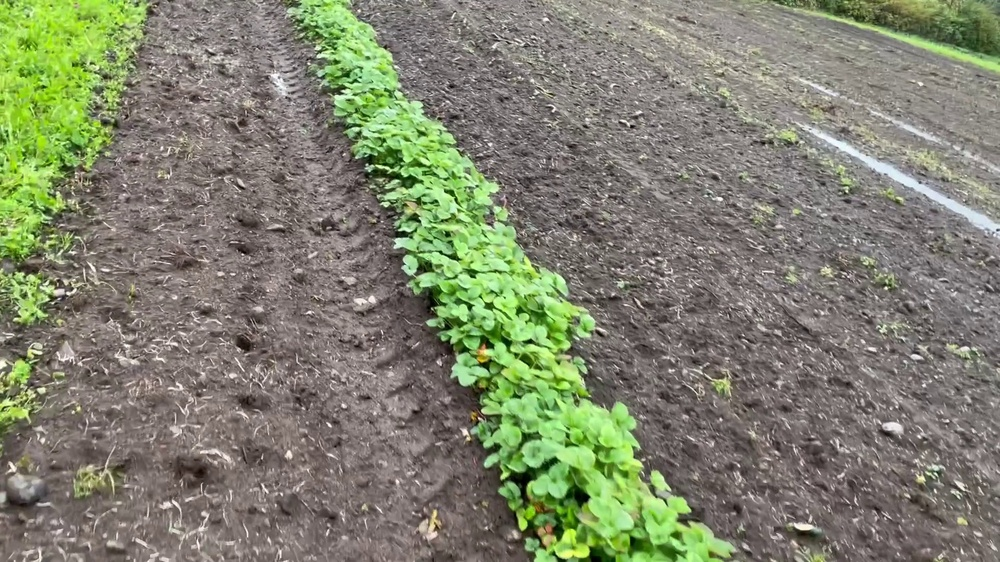
#> input picture algorithms/test_images/farm2.jpg, 1000 x 562 px, shrunk from 1920 x 1080 before the run
$ python -i edge_algorithm.py   (imports and definitions only)   (older library calls are emulated)
#> lines starting #> are read from the running program, lines starting #| are printed output that depends on the picture; after the words box and inside, x2 and y2 are one past the last pixel; in counts of white or black regions, pixels touching at a corner belong together
import numpy as np
import cv2

def detect_edges(img):
    """
    Finds edges in green (crops) areas of an image.
    """
    # Convert to hsv
    hsv = cv2.cvtColor(img, cv2.COLOR_RGB2HSV)
#> hsv: shape (562, 1000, 3); mean H, S, V 23.8, 47.1, 137.3

    # Create green mask
    green_low = np.array([35, 40, 40])
    green_high = np.array([90, 255, 255])
    green_mask = cv2.inRange(hsv, green_low, green_high)
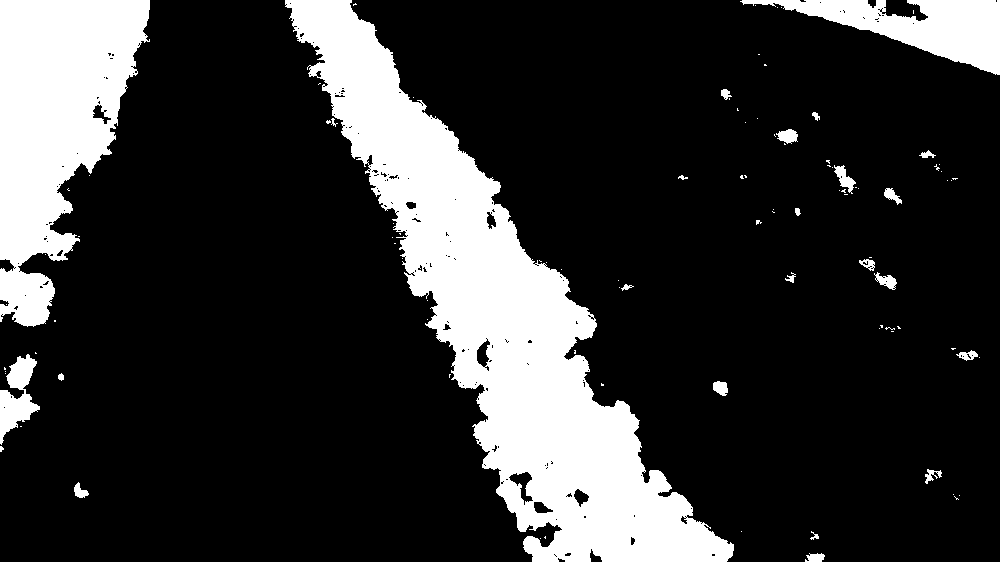
#> green_mask: shape (562, 1000); 20.1% white; 100 white regions (76 under 20 px), largest, box (x1, y1, x2, y2) and area: (285, 0, 734, 562) 70975, (0, 0, 150, 327) 29724, (740, 0, 1000, 75) 8226

    # Isolating just the green part of the image
    green_segment = cv2.bitwise_and(img, img, mask=green_mask)
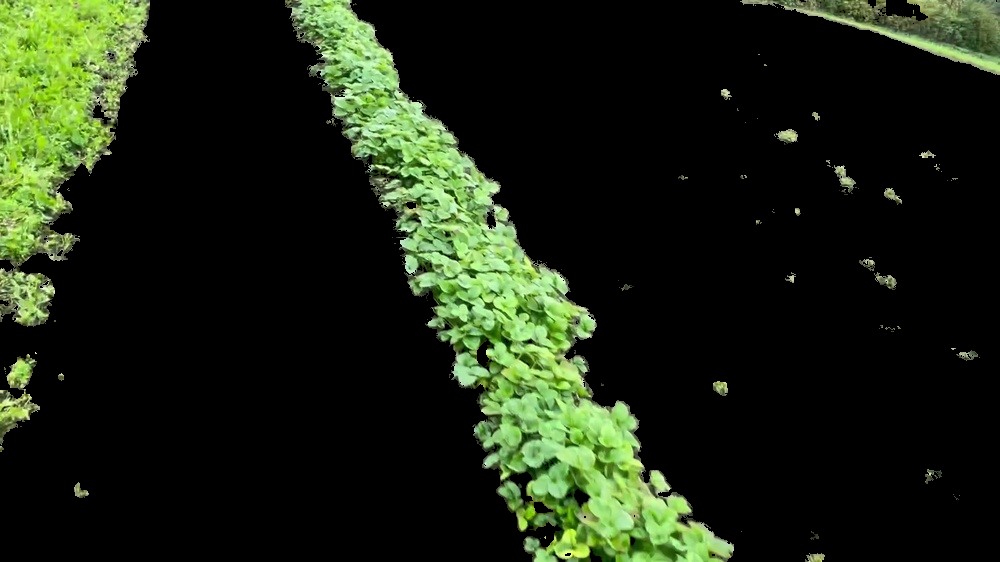
#> green_segment: shape (562, 1000, 3); mean R, G, B 26.7, 35.6, 18.4

    # Edge detection
    # Convert to grayscale for edge detection
    gray = cv2.cvtColor(green_segment, cv2.COLOR_RGB2GRAY)
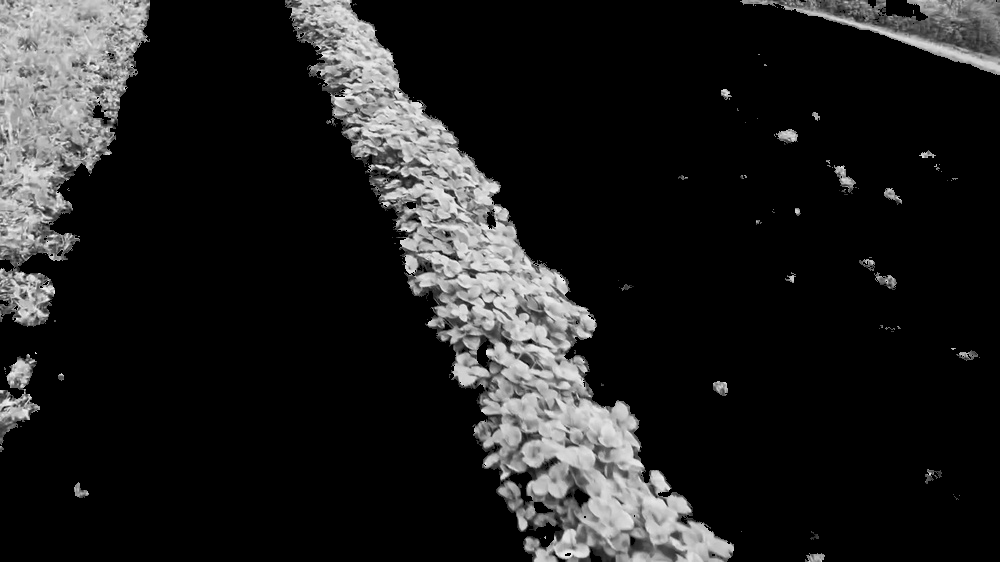
#> gray: shape (562, 1000); min 0, max 246, mean 31

    # Detecting edges using Sobel edge detection
    sobelx = cv2.Sobel(gray, cv2.CV_64F, 1, 0, ksize=3)
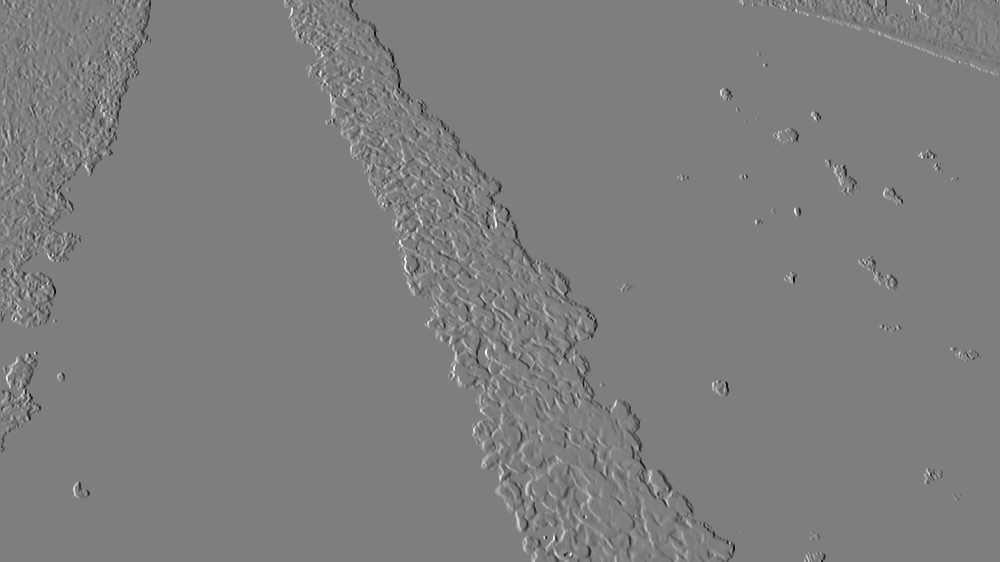
#> sobelx: shape (562, 1000) float64; min -919, max 935, mean -0.7; drawn with min black and max white
    sobely = cv2.Sobel(gray, cv2.CV_64F, 0, 1, ksize=3)
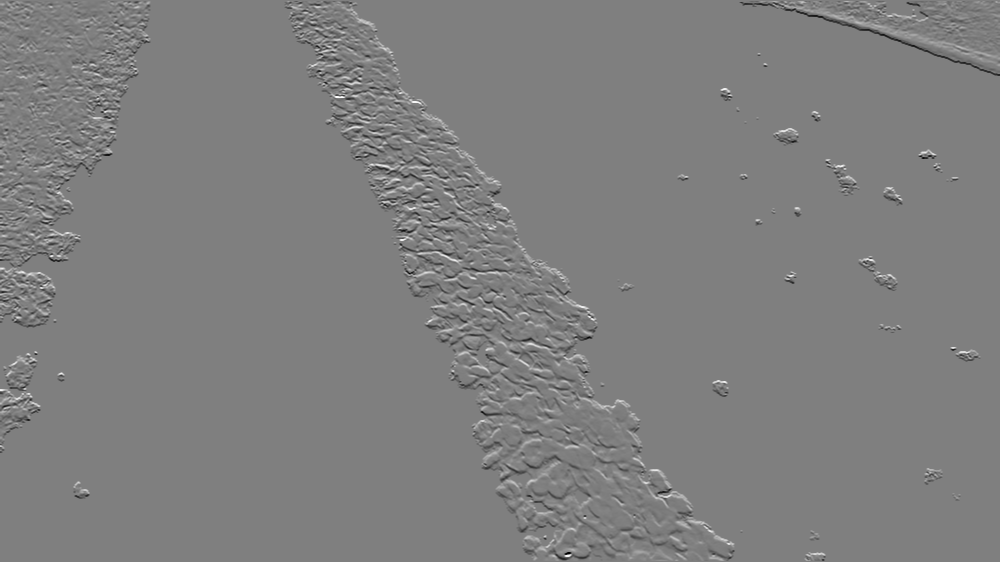
#> sobely: shape (562, 1000) float64; min -938, max 943, mean -0.5; drawn with min black and max white

    edges = np.sqrt(sobelx**2 + sobely**2)
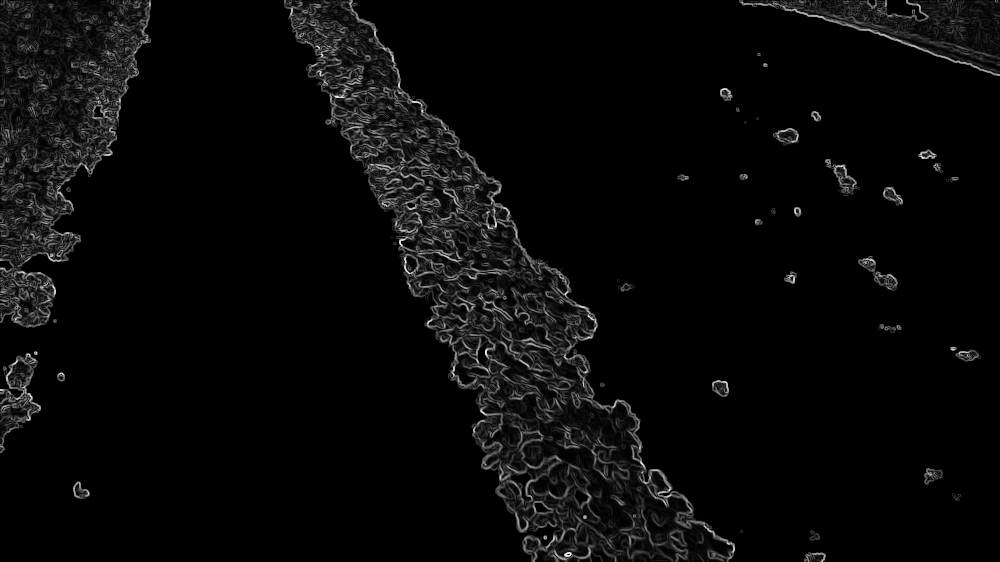
#> edges: shape (562, 1000) float64; min 0, max 1046.5, mean 36.5; drawn with min black and max white
    edges = np.uint8(255 * edges / np.max(edges)) #scale to 0-255

    return edges

>>> import cv2
>>> picture = cv2.cvtColor(cv2.imread('../../../../../algorithms/test_images/farm2.jpg'), cv2.COLOR_BGR2RGB)
>>> result = detect_edges(picture)
